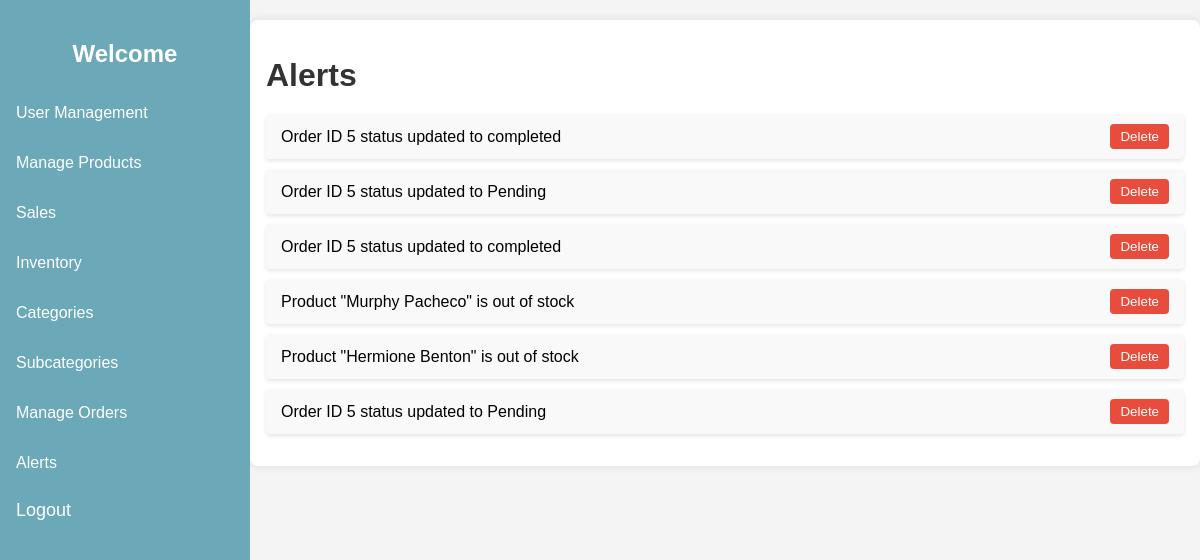
Page /admin/pages/alerts.php (signed in) on the committed database.
### tables this page shows
CREATE TABLE `notifications` (
  `id` int(11) NOT NULL,
  `user_id` int(11) NOT NULL,
  `message` text NOT NULL,
  `is_read` tinyint(1) DEFAULT 0,
  `created_at` timestamp NOT NULL DEFAULT current_timestamp()
);

### admin/pages/alerts.php (the view, shortened to what this page needs)
<?php
include('../includes/db.php');
$user_id = $_SESSION['user_id'];
$stmt = $pdo->prepare('SELECT * FROM notifications WHERE user_id = ? ORDER BY created_at DESC');
$stmt->execute([$user_id]);
$notifications = $stmt->fetchAll();
?>
<!DOCTYPE html>
<html>
<head>
    <link rel="stylesheet" type="text/css" href="../public/css/alert.css">
</head>
<body>
<?php include('../includes/sidebar.php'); ?>
<div class="content">
    <h1>Alerts</h1>
    <ul id="alert-list">
        <?php foreach ($notifications as $notification): ?>
            <li>
                <?php echo htmlspecialchars($notification['message']); ?>
                <button class="delete-btn" data-id="<?php echo $notification['id']; ?>">Delete</button>
            </li>
        <?php endforeach; ?>
    </ul>
</div>
</body>
</html>

### admin/public/css/alert.css (style rules this page uses)
body { font-family: Arial, sans-serif; background-color: #f4f4f4; margin: 0; padding: 0; }
.content { padding: 20px; margin-left: 220px; background-color: #fff; border-radius: 8px; box-shadow: 0 0 10px rgba(0, 0, 0, 0.1); margin-top: 20px; }
h1 { color: #333; margin-bottom: 20px; }
#alert-list { list-style: none; padding: 0; }
#alert-list li { background: #f9f9f9; padding: 10px 15px; margin-bottom: 10px; border-radius: 4px; display: flex; justify-content: space-between; align-items: center; box-shadow: 0 2px 4px rgba(0, 0, 0, 0.1); }
.delete-btn { background-color: #e74c3c; color: white; border: none; padding: 5px 10px; border-radius: 4px; cursor: pointer; transition: background-color 0.3s; }

### admin/includes/sidebar.php (style rules this page uses)
.content { margin-left: 250px; padding: 16px; }

### rows in the picture
notifications: message "Order ID 5 status updated to completed"
notifications: message "Order ID 5 status updated to Pending"
notifications: message "Order ID 5 status updated to completed"
notifications: message "Product \"Murphy Pacheco\" is out of stock"
notifications: message "Product \"Hermione Benton\" is out of stock"
notifications: message "Order ID 5 status updated to Pending"
